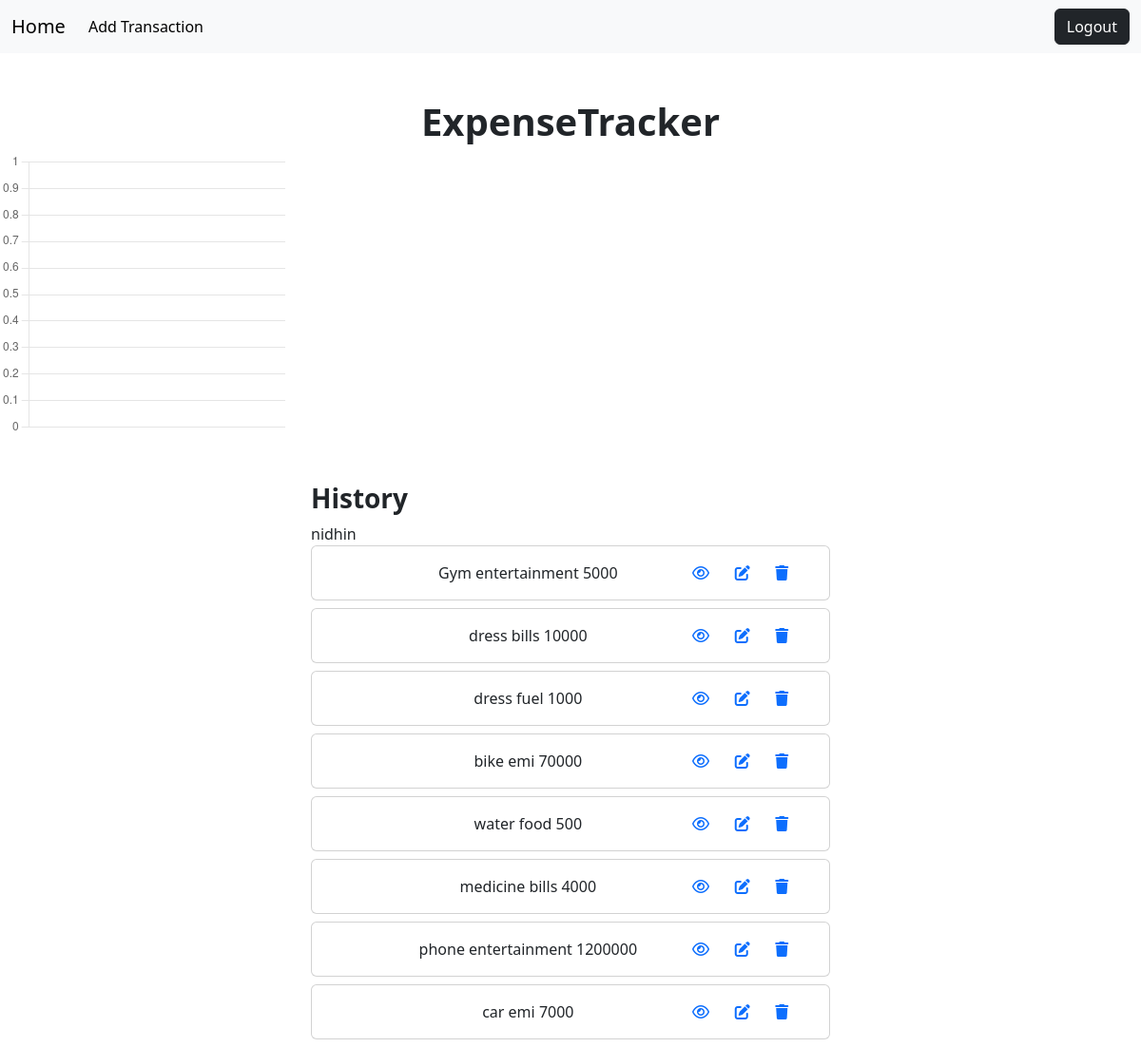
The page /transactions/all/ (signed in) on the database its author committed.
### budget/models.py (models this page shows, shortened)
class Transactions(models.Model):
    title=models.CharField(max_length=200)
    amount=models.PositiveIntegerField()
    options=(
        ("expense","expense"),
        ("income","income")
    )
    type=models.CharField(max_length=200,choices=options,default="expense")
    cat_options=(
        ("fuel","fuel"),
        ("food","food"),
        ("entertainment","entertainment"),
        ("bills","bills"),
        ("emi","emi"),
        ("miscellaneous","miscellaneous")
    )
    category=models.CharField(max_length=200,choices=cat_options,default="miscellaneous")
    created_date=models.DateTimeField(auto_now_add=True,blank=True)
    user_object=models.ForeignKey(User,on_delete=models.CASCADE)

### budget/views.py (the view)
# urls.py: path("transactions/all/",views.TransactionList.as_view(),name="transaction-list"),
@method_decorator(decs,name="dispatch")
class TransactionList(View):
    def get(self,request,*args,**kwargs):
        qs=Transactions.objects.filter(user_object=request.user)
        current_month=timezone.now().month
        current_year=timezone.now().year
        print(current_month,current_year)
        data=Transactions.objects.filter(
            created_date__month=current_month,
            created_date__year=current_year,
            user_object=request.user
        ).values("type").annotate(type_sum=Sum("amount"))
        print(data)
        cat_qs=Transactions.objects.filter(
            created_date__month=current_month,
            created_date__year=current_year,
            user_object=request.user
        ).values("category").annotate(cat_sum=Sum("amount"))
        print(cat_qs)
        return render(request,"transaction_list.html",{"data":qs,"type_total":data,"cat_data":cat_qs})

### budget/views.py (called while the page is built)
def signin_required(fn):
    def wrapper(request,*args,**kwargs):
        if not request.user.is_authenticated:
            messages.error(request,"invalid session")
            return redirect("signin")
        else:
            return fn(request,*args,**kwargs)
    return wrapper

### budget/templates/transaction_list.html (shortened to what this page needs)
{%extends 'base.html'%}
{%block main_block%}
<h1 class="text-center fw-bolder mt-5">ExpenseTracker</h1>
<div style="width: 450px; height: 300px;">
    <canvas id="categoryChart" width="200" height="200"></canvas>
</div>
<div class="container">
    <div class="row mt-5">
        <div class="col-3"></div>
        <div class="col-6">
            <h3 class="fw-bold">History</h3>
            {{request.user}}
           {%for t in data%}
           <div class="card mb-2" data-aos="fade-up">
            <div class="card-body">
               <div class="row">
                <div class="col-2"></div>
                <div class="col-6 d-flex justify-content-center">
                    {{t.title}}
                    {{t.category}}
                    {{t.amount}}
                </div>
                <div class="col-4 d-flex justify-content-evenly">
                        <a href="{%url 'transaction-detail' t.id%}"><i class="fa-regular fa-eye fa-1x"></i></a>
                        <a href="{%url 'transaction-edit' t.id%}"><i class="fa-solid fa-pen-to-square fa-1x"></i></a>
                        <a href="{%url 'transaction-remove' t.id%}"><i class="fa-solid fa-trash fa-1x"></i></a>
                </div>
               </div>
            </div>
          </div>
           {%endfor%}
        </div>
        <div class="col-3"></div>
    </div>
</div>
{%endblock%}
{%block script_block%}
<script>
    var ctx = document.getElementById('categoryChart').getContext('2d');
    var categoryChart = new Chart(ctx, {
        type: 'pie',
        data: {
            labels: [{% for category in cat_data %}"{{ category.category }}",{% endfor %}],
            datasets: [{
                label: 'Category Totals',
                data: [{% for category in cat_data %}{{ category.cat_sum }},{% endfor %}],
                backgroundColor: [
                    'rgba(255, 99, 132, 0.2)',
                    'rgba(54, 162, 235, 0.2)',
                    'rgba(255, 206, 86, 0.2)',
                    'rgba(75, 192, 192, 0.2)',
                    'rgba(153, 102, 255, 0.2)',
                    'rgba(255, 159, 64, 0.2)'
                ],
                borderColor: [
                    'rgba(255, 99, 132, 1)',
                    'rgba(54, 162, 235, 1)',
                    'rgba(255, 206, 86, 1)',
                    'rgba(75, 192, 192, 1)',
                    'rgba(153, 102, 255, 1)',
                    'rgba(255, 159, 64, 1)'
                ],
                borderWidth: 1
            }]
        },
        options: {
            animation: {
                duration: 2000,
                easing: 'easeInOutQuart'
            },
            scales: {
                y: {
                    beginAtZero: true
                }
            }
        }
    });
    </script>
{%endblock%}

### budget/templates/base.html (shortened to what this page needs)
<!DOCTYPE html>
<html lang="en">
<head>
    <link href="https://cdn.jsdelivr.net/npm/bootstrap@5.3.2/dist/css/bootstrap.min.css" rel="stylesheet">
    <link rel="stylesheet" href="https://cdnjs.cloudflare.com/ajax/libs/font-awesome/6.5.1/css/all.min.css" />
    <link href="https://unpkg.com/aos@2.3.1/dist/aos.css" rel="stylesheet">
</head>
<body>
    <nav class="navbar navbar-expand-lg bg-body-tertiary">
        <div class="container-fluid">
          <a class="navbar-brand" href="{%url 'transaction-list'%}">Home</a>
          <div class="collapse navbar-collapse" id="navbarSupportedContent">
            <ul class="navbar-nav me-auto mb-2 mb-lg-0">
              <li class="nav-item">
                <a class="nav-link active" aria-current="page" href="{%url 'transaction-add'%}">Add Transaction</a>
              </li>
            </ul>
            <a href="{%url 'signout'%}" class="btn btn-dark">Logout</a>
          </div>
        </div>
      </nav>
      {%block main_block%}
      {%endblock%}
</body>
{%block script_block%}
{%endblock%}
</html>

### rows shown on the page
Transactions: title "Gym", category "entertainment", amount "5000"
Transactions: title "dress", category "bills", amount "10000"
Transactions: title "dress", category "fuel", amount "1000"
Transactions: title "bike", category "emi", amount "70000"
Transactions: title "water", category "food", amount "500"
Transactions: title "medicine", category "bills", amount "4000"
Transactions: title "phone", category "entertainment", amount "1200000"
Transactions: title "car", category "emi", amount "7000"

### other values the page prints
{{ request.user }} "nidhin"
